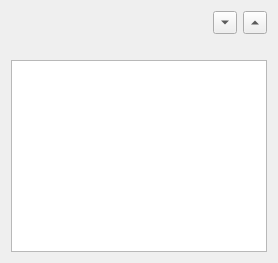
           <widget class="QWidget" name="tab_7">
            <attribute name="title">
             <string>Inbox</string>
            </attribute>
            <layout class="QGridLayout" name="gridLayout_18">
             <item row="0" column="0">
              <widget class="QLabel" name="inbox_page_info">
               <property name="text">
                <string/>
               </property>
              </widget>
             </item>
             <item row="0" column="2">
              <widget class="QToolButton" name="inbox_mail_page_up">
               <property name="text">
                <string/>
               </property>
               <property name="arrowType">
                <enum>Qt::UpArrow</enum>
               </property>
              </widget>
             </item>
             <item row="1" column="0">
              <widget class="QLabel" name="inbox_count">
               <property name="font">
                <font>
                 <italic>false</italic>
                </font>
               </property>
               <property name="text">
                <string/>
               </property>
              </widget>
             </item>
             <item row="0" column="1">
              <widget class="QToolButton" name="inbox_mail_page_down">
               <property name="text">
                <string/>
               </property>
               <property name="arrowType">
                <enum>Qt::DownArrow</enum>
               </property>
              </widget>
             </item>
             <item row="2" column="0" colspan="3">
              <widget class="QListWidget" name="inbox_mail">
               <property name="font">
                <font>
                 <weight>75</weight>
                 <italic>false</italic>
                 <bold>true</bold>
                </font>
               </property>
               <property name="styleSheet">
                <string notr="true"/>
               </property>
               <property name="modelColumn">
                <number>0</number>
               </property>
              </widget>
             </item>
            </layout>
           </widget>
